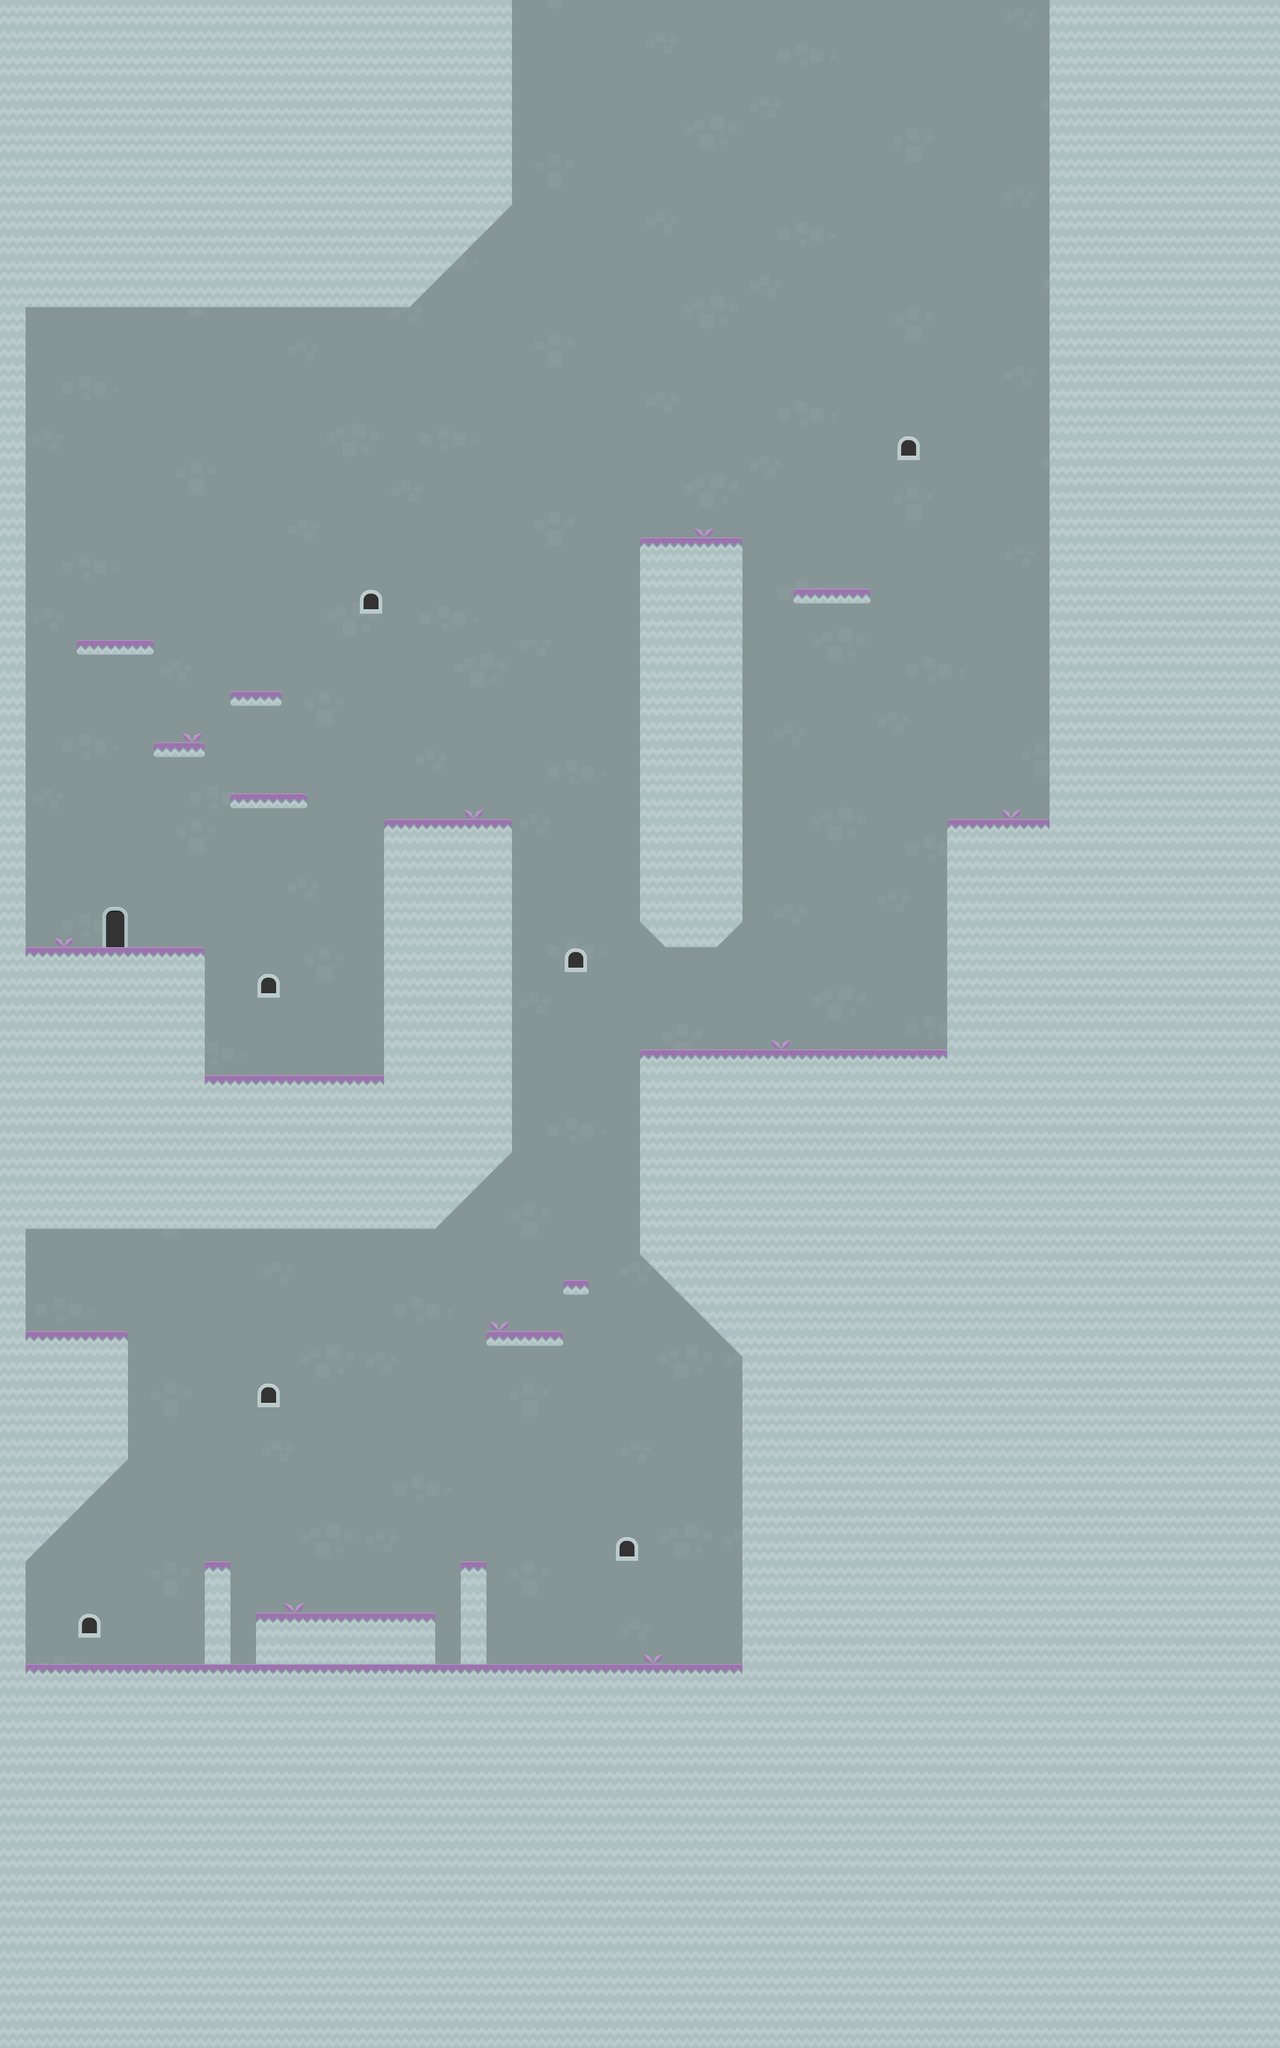

Below is a game level as drawn by its tile map, then a one-line description and the .tmx that defines it (tile-layer data replaced by summaries):
An orthogonal 50x80 tile map with 70x70 px tiles, 4 tile layers (bg, bg2, Main graphics, foreground), 3 tilesets and 26 objects (3x 18, 3x 17, f).

<map version="1.0" tiledversion="1.0.2" orientation="orthogonal" renderorder="right-down" width="50" height="80" tilewidth="70" tileheight="70" nextobjectid="36">
 <tileset firstgid="1" name="tiles_spritesheet" tilewidth="70" tileheight="70" spacing="2" tilecount="180" columns="12">
  <image source="../tilesets/tiles_spritesheet.png" width="914" height="1080" />
 </tileset>
 <tileset firstgid="181" name="bg_castle" tilewidth="70" tileheight="70" tilecount="98" columns="14">
  <image source="../tilesets/backgrounds/bg_castle.png" width="1024" height="512" />
 </tileset>
 <tileset firstgid="279" name="basic_environment" tilewidth="70" tileheight="70" tilecount="16" columns="4">
  <image source="../tilesets/basic_environment.png" width="280" height="280" />
 </tileset>
 <layer name="bg" width="50" height="80">
  <data>[4000 cells, 2628 non-empty, 98 distinct tile ids]</data>
 </layer>
 <layer name="bg2" width="50" height="80">
  <data>[4000 cells, 48 non-empty, 9 distinct tile ids]</data>
 </layer>
 <layer name="Main graphics" width="50" height="80">
  <data>[4000 cells, 2278 non-empty, 6 distinct tile ids]</data>
 </layer>
 <layer name="foreground" width="50" height="80">
  <data>[4000 cells, 9 non-empty, 1 distinct tile ids]</data>
 </layer>
 <objectgroup name="notifications">
  <object id="35" name="f" x="175" y="2205" width="332.5" height="612.5" />
 </objectgroup>
 <objectgroup name="platforms">
  <object id="1" x="2170" y="1610">
   <polygon points="0,0 0,35 210,35 210,0 0,0" />
  </object>
  <object id="2" x="210" y="1750">
   <polygon points="0,0 0,35 210,35 210,0 0,0" />
  </object>
  <object id="3" x="630" y="1890">
   <polygon points="0,0 0,35 140,35 140,0 0,0" />
  </object>
  <object id="4" x="420" y="2030">
   <polygon points="0,0 0,35 140,35 140,0 0,0" />
  </object>
  <object id="5" x="630" y="2170">
   <polygon points="0,0 0,35 210,35 210,0 0,0" />
  </object>
  <object id="6" x="1540" y="3500">
   <polygon points="0,0 0,35 70,35 70,0 0,0" />
  </object>
  <object id="7" x="1330" y="3640">
   <polygon points="0,0 0,35 210,35 210,0 0,0" />
  </object>
  <object id="8" x="1260" y="4270">
   <polygon points="0,0 0,35 70,35 70,0 0,0" />
  </object>
  <object id="9" x="560" y="4270">
   <polygon points="0,0 0,35 70,35 70,0 0,0" />
  </object>
  <object id="10" x="700" y="4410">
   <polygon points="0,0 0,35 490,35 490,0 0,0" />
  </object>
 </objectgroup>
 <objectgroup name="springs">
  <object id="27" name="18" x="980" y="2905" width="70" height="35" />
  <object id="28" name="18" x="2380" y="2835" width="70" height="35" />
  <object id="29" name="18" x="2660" y="2205" width="70" height="35" />
  <object id="30" name="17" x="1540" y="3465" width="70" height="35" />
  <object id="31" name="17" x="1260" y="4235" width="70" height="35" />
  <object id="32" name="17" x="560" y="4235" width="70" height="35" />
 </objectgroup>
 <objectgroup name="ground">
  <object id="17" x="1050" y="2240">
   <polygon points="0,0 350,0 350,910 140,1120 -1050,1120 -1050,-2240 350,-2240 350,-1680 70,-1400 -980,-1400 -980,350 -490,350 -490,700 0,700 0,0" />
  </object>
  <object id="18" x="1750" y="1470">
   <polygon points="0,0 280,0 280,1050 210,1120 70,1120 0,1050 0,0" />
  </object>
  <object id="19" x="2870" y="0">
   <polygon points="0,0 630,0 630,5600 -2870,5600 -2870,3360 -2800,3360 -2800,3640 -2520,3640 -2520,3990 -2800,4270 -2800,4550 -840,4550 -840,3710 -1120,3430 -1120,2870 -297.5,2870 -280,2870 -280,2240 0,2240 0,0" />
  </object>
 </objectgroup>
 <objectgroup name="gems">
  <object id="20" x="297.5" y="1680" width="35" height="35">
   <ellipse />
  </object>
  <object id="21" x="1872.5" y="1400" width="35" height="35">
   <ellipse />
  </object>
  <object id="22" x="1557.5" y="3027.5" width="35" height="35">
   <ellipse />
  </object>
  <object id="23" x="927.5" y="3832.5" width="35" height="35">
   <ellipse />
  </object>
 </objectgroup>
 <objectgroup name="start">
  <object id="33" x="315" y="2432.5" width="70" height="105" />
 </objectgroup>
 <objectgroup name="exit">
  <object id="25" x="210" y="3500" width="17.5" height="140" />
 </objectgroup>
</map>
